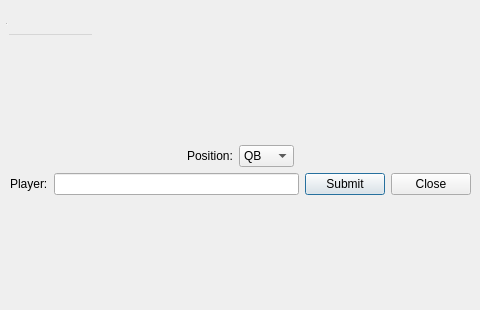
<?xml version="1.0" encoding="UTF-8"?>
<ui version="4.0">
 <class>AddPlayerDialog</class>
 <widget class="QDialog" name="AddPlayerDialog">
  <property name="geometry">
   <rect>
    <x>0</x>
    <y>0</y>
    <width>480</width>
    <height>310</height>
   </rect>
  </property>
  <property name="sizePolicy">
   <sizepolicy hsizetype="Preferred" vsizetype="Preferred">
    <horstretch>0</horstretch>
    <verstretch>0</verstretch>
   </sizepolicy>
  </property>
  <property name="minimumSize">
   <size>
    <width>480</width>
    <height>310</height>
   </size>
  </property>
  <property name="maximumSize">
   <size>
    <width>480</width>
    <height>310</height>
   </size>
  </property>
  <property name="windowTitle">
   <string>Add Player</string>
  </property>
  <widget class="QStatusBar" name="statusbar">
   <property name="geometry">
    <rect>
     <x>0</x>
     <y>0</y>
     <width>16</width>
     <height>26</height>
    </rect>
   </property>
  </widget>
  <widget class="QMenuBar" name="menubar">
   <property name="geometry">
    <rect>
     <x>9</x>
     <y>9</y>
     <width>83</width>
     <height>26</height>
    </rect>
   </property>
  </widget>
  <widget class="QWidget" name="layoutWidget">
   <property name="geometry">
    <rect>
     <x>10</x>
     <y>40</y>
     <width>461</width>
     <height>261</height>
    </rect>
   </property>
   <layout class="QVBoxLayout" name="verticalLayout_3">
    <item>
     <layout class="QVBoxLayout" name="verticalLayout_2">
      <item>
       <layout class="QHBoxLayout" name="horizontalLayout">
        <item>
         <spacer name="horizontalSpacer_2">
          <property name="orientation">
           <enum>Qt::Horizontal</enum>
          </property>
          <property name="sizeHint" stdset="0">
           <size>
            <width>40</width>
            <height>20</height>
           </size>
          </property>
         </spacer>
        </item>
        <item>
         <widget class="QLabel" name="positionLabel">
          <property name="text">
           <string>Position:</string>
          </property>
         </widget>
        </item>
        <item>
         <widget class="QComboBox" name="positionComboBox">
          <property name="sizePolicy">
           <sizepolicy hsizetype="Minimum" vsizetype="Fixed">
            <horstretch>0</horstretch>
            <verstretch>0</verstretch>
           </sizepolicy>
          </property>
          <item>
           <property name="text">
            <string>QB</string>
           </property>
          </item>
          <item>
           <property name="text">
            <string>WR</string>
           </property>
          </item>
          <item>
           <property name="text">
            <string>RB</string>
           </property>
          </item>
          <item>
           <property name="text">
            <string>TE</string>
           </property>
          </item>
          <item>
           <property name="text">
            <string>K</string>
           </property>
          </item>
          <item>
           <property name="text">
            <string>DST</string>
           </property>
          </item>
         </widget>
        </item>
        <item>
         <spacer name="horizontalSpacer">
          <property name="orientation">
           <enum>Qt::Horizontal</enum>
          </property>
          <property name="sizeHint" stdset="0">
           <size>
            <width>40</width>
            <height>20</height>
           </size>
          </property>
         </spacer>
        </item>
       </layout>
      </item>
      <item>
       <layout class="QHBoxLayout" name="horizontalLayout_2">
        <item>
         <widget class="QLabel" name="playerLabel">
          <property name="text">
           <string>Player:</string>
          </property>
         </widget>
        </item>
        <item>
         <widget class="QLineEdit" name="playerLineEdit"/>
        </item>
        <item>
         <widget class="QPushButton" name="submitButton">
          <property name="text">
           <string>Submit</string>
          </property>
         </widget>
        </item>
        <item>
         <widget class="QPushButton" name="closeButton">
          <property name="text">
           <string>Close</string>
          </property>
         </widget>
        </item>
       </layout>
      </item>
     </layout>
    </item>
   </layout>
  </widget>
 </widget>
 <resources/>
 <connections/>
</ui>
